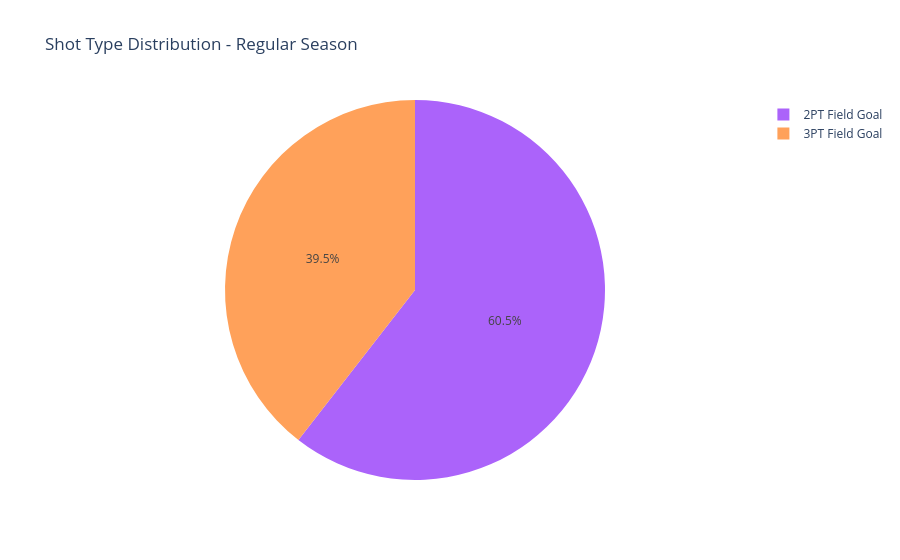

The notebook cell saved with this chart:
### Code cell
data['SHOT_ATTEMPTED_FLAG'] = data['SHOT_ATTEMPTED_FLAG'].astype(int)
data['SHOT_MADE_FLAG'] = data['SHOT_MADE_FLAG'].astype(int)

regular_season_data = data[data['Season Type'] == 'Regular Season']
playoff_data = data[data['Season Type'] == 'Playoffs']

regular_season_action_type = regular_season_data.groupby('SHOT_TYPE').agg(
    total_shots=('SHOT_ATTEMPTED_FLAG', 'sum')
).reset_index()

playoff_action_type = playoff_data.groupby('SHOT_TYPE').agg(
    total_shots=('SHOT_ATTEMPTED_FLAG', 'sum')
).reset_index()

regular_season_action_type['percentage'] = (regular_season_action_type['total_shots'] /
                                            regular_season_action_type['total_shots'].sum()) * 100

playoff_action_type['percentage'] = (playoff_action_type['total_shots'] /
                                     playoff_action_type['total_shots'].sum()) * 100

fig = px.pie(
    regular_season_action_type, 
    names='SHOT_TYPE', 
    values='percentage', 
    title='Shot Type Distribution - Regular Season',
    color='SHOT_TYPE',
    color_discrete_map={'Field Goal': 'blue', 'Three Pointer': 'green', 'Free Throw': 'red'}
)

fig.show()

fig2 = px.pie(
    playoff_action_type, 
    names='SHOT_TYPE', 
    values='percentage', 
    title='Shot Type Distribution - Playoffs',
    color='SHOT_TYPE',
    color_discrete_map={'Field Goal': 'blue', 'Three Pointer': 'green', 'Free Throw': 'red'}
)

fig2.show()

### Figure 1 — Plotly figure (JSON) as saved in the notebook; plotly's stock layout.template omitted (floating-point values rounded to 4 significant figures)
{"data": [{"customdata": [["2PT Field Goal"], ["3PT Field Goal"]], "domain": {"x": [0, 1], "y": [0, 1]}, "hovertemplate": "SHOT_TYPE=%{customdata[0]}<br>percentage=%{value}<extra></extra>", "labels": ["2PT Field Goal", "3PT Field Goal"], "legendgroup": "", "marker": {"colors": ["#ab63fa", "#FFA15A"]}, "name": "", "showlegend": true, "type": "pie", "values": [60.51, 39.49]}], "layout": {"legend": {"tracegroupgap": 0}, "title": {"text": "Shot Type Distribution - Regular Season"}}}
